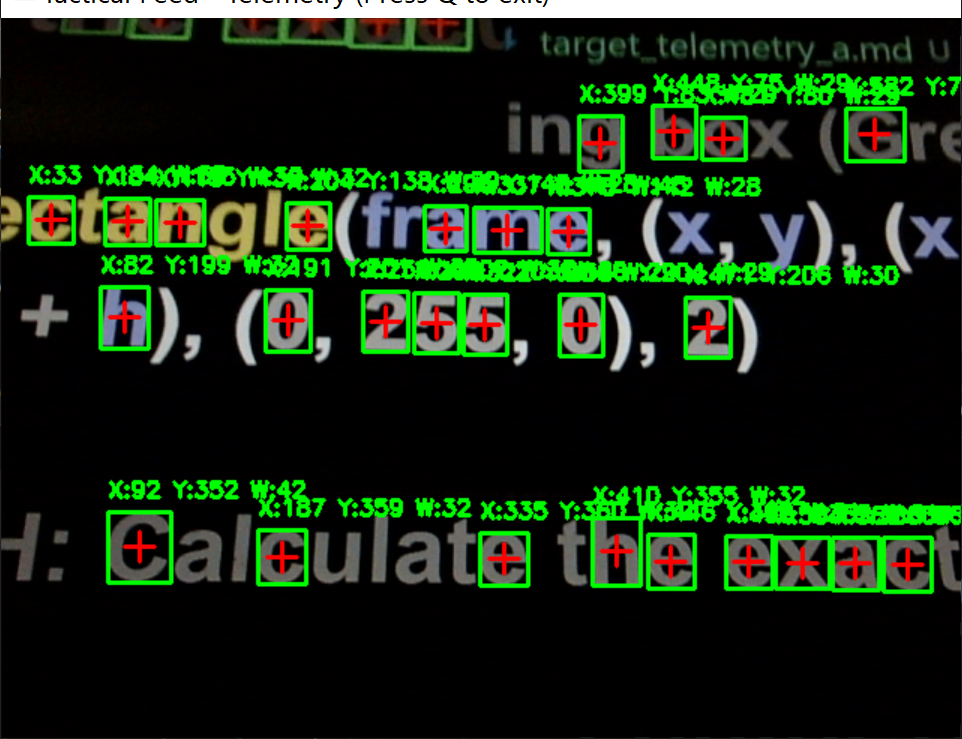
#> input picture src/tutorials/001_beginner/006_target_telemetry/001.webp, 962 x 739 px, given in place of the camera
$ python target_telemetry.py
#> lines starting #> are read from the running program, lines starting #| are printed output that depends on the picture; after the words box and inside, x2 and y2 are one past the last pixel; in counts of white or black regions, pixels touching at a corner belong together
# target_telemetry.py

import cv2
import time

print("Bypassing Windows Media Foundation, Using DirectShow")

cap = cv2.VideoCapture(0, cv2.CAP_DSHOW)
time.sleep(1)

print("Checking sensor connection...")
if not cap.isOpened():
    print("WARNING: Index 0 failed. Attempting Camera Index 1...")
    cap = cv2.VideoCapture(1, cv2.CAP_DSHOW)

if not cap.isOpened():
    print("Could not connect to camera.")
    exit()

print("Shutter open! Engaging Target Telemetry Extraction...")
print("Press the 'q' key or ESC inside the video window to shut down safely.")

while True:
    ret, frame = cap.read()
#> frame is the input picture: shape (739, 962, 3); mean B, G, R 18.8, 42.8, 22.9
    if not ret or frame is None:
        time.sleep(0.1)
        continue

    gray = cv2.cvtColor(frame, cv2.COLOR_BGR2GRAY)
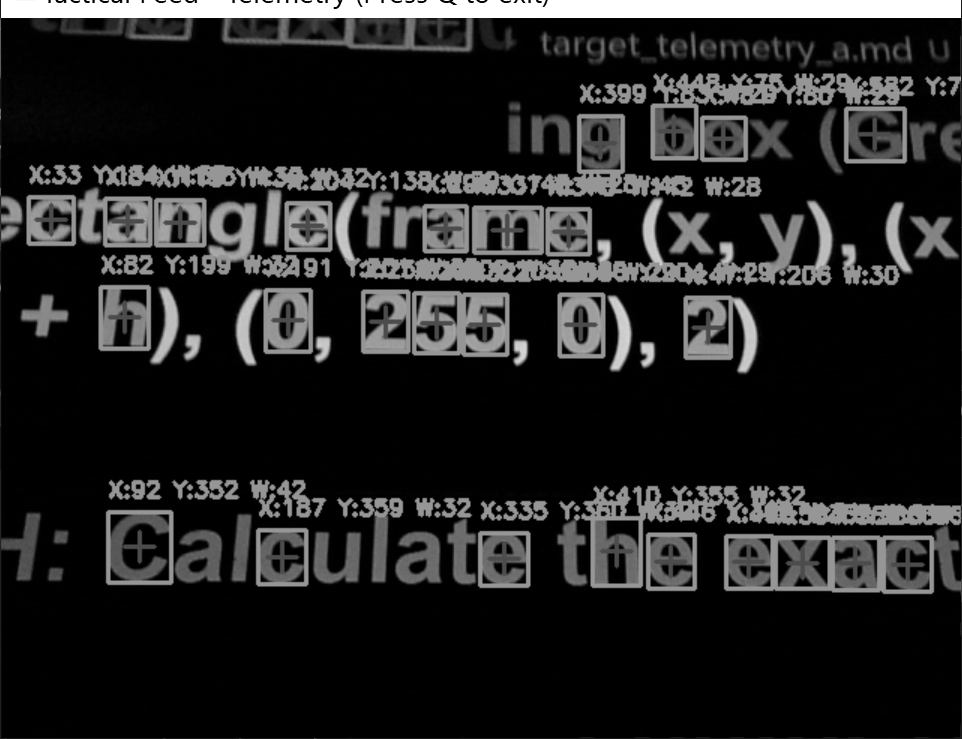
#> gray: shape (739, 962); min 0, max 255, mean 34.1
    edges = cv2.Canny(gray, 50, 150)
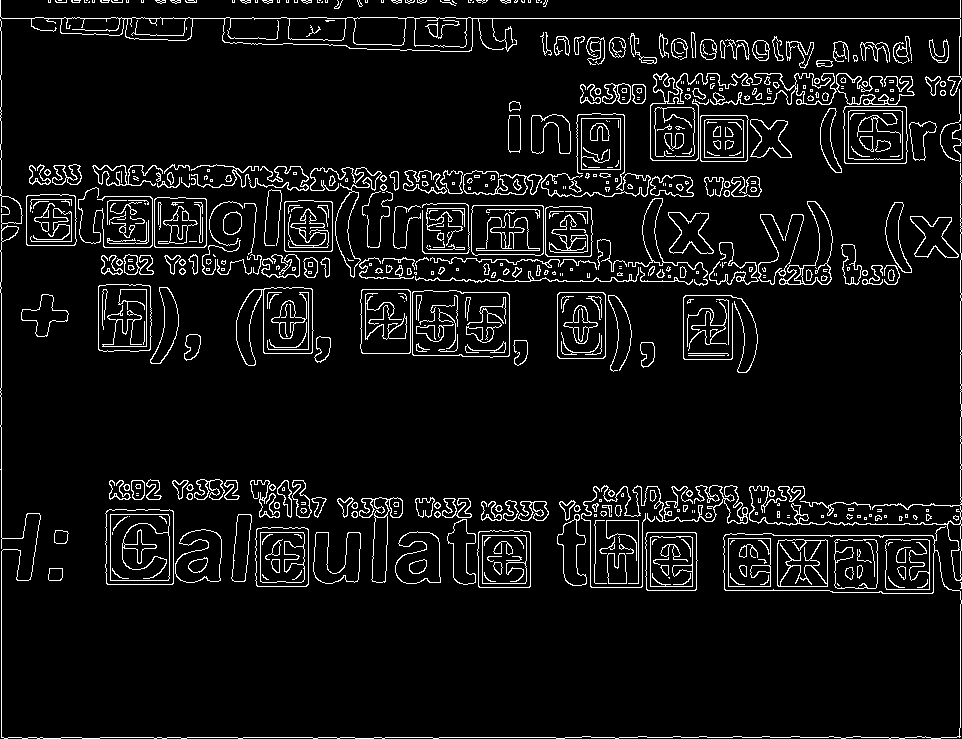
#> edges: shape (739, 962); 6.6% white in thin lines or dots
    contours, _ = cv2.findContours(edges, cv2.RETR_EXTERNAL, cv2.CHAIN_APPROX_SIMPLE)
#> contours = 405 contours, 222 with area under 20; largest, box (x1, y1, x2, y2) and area: (0, 19, 962, 739) 12464, (0, 0, 961, 75) 9662, (412, 290, 510, 358) 6222, (105, 509, 174, 585) 5003, (236, 287, 314, 366) 4162

    for contour in contours:
        area = cv2.contourArea(contour)

        # Only track significant objects
        if area > 500:
            # Get the extreme boundaries
            x, y, w, h = cv2.boundingRect(contour)

            # Draw the bounding box (Green)
            cv2.rectangle(frame, (x, y), (x + w, y + h), (0, 255, 0), 2)

            # MATH: Calculate the exact center of the target
            # Center X = left edge + half the width
            # Center Y = top edge + half the height
            center_x = x + (w // 2)
            center_y = y + (h // 2)

            # Draw a tactical red crosshair directly on the center of mass
            cv2.drawMarker(frame, (center_x, center_y), (0, 0, 255), cv2.MARKER_CROSS, 20, 2)

            # Format the telemetry data into a text string
            telemetry = f"X:{center_x} Y:{center_y} W:{w}"

            # Print the coordinates directly onto the video feed just above the box
            cv2.putText(frame, telemetry, (x, y - 10), cv2.FONT_HERSHEY_SIMPLEX, 0.5, (0, 255, 0), 2)
#> this loop made 405 passes
#> (area, x, y, w, h, center_x, center_y, telemetry) on passes 7, 8, 9, 10, 12, 13, 16, 33, 34, 47, 69, 80: (2909, 645, 532, 53, 59, 671, 561, 'X:671 Y:561 W:53'), (1481, 313, 532, 48, 52, 337, 558, 'X:337 Y:558 W:48'), (1747.5, 395, 531, 46, 53, 418, 557, 'X:418 Y:557 W:46'), (2931, 477, 530, 54, 58, 504, 559, 'X:504 Y:559 W:54'), (1795, 175, 529, 47, 54, 198, 556, 'X:198 Y:556 W:47'), (3055.5, 255, 527, 54, 60, 282, 557, 'X:282 Y:557 W:54'), (1031, 447, 519, 29, 66, 461, 552, 'X:461 Y:552 W:29'), (1072, 557, 514, 30, 72, 572, 550, 'X:572 Y:550 W:30'), (916.5, 231, 514, 21, 68, 241, 548, 'X:241 Y:548 W:21'), (5003, 105, 509, 69, 76, 139, 547, 'X:139 Y:547 W:69'), (1461, 359, 497, 44, 86, 381, 540, 'X:381 Y:540 W:44'), (713.5, 601, 485, 147, 39, 674, 504, 'X:674 Y:504 W:147')
#> area on passes 2, 3, 5, 11, 23, 37: 159, 484, 25.5, 158.5, 20.5, 21
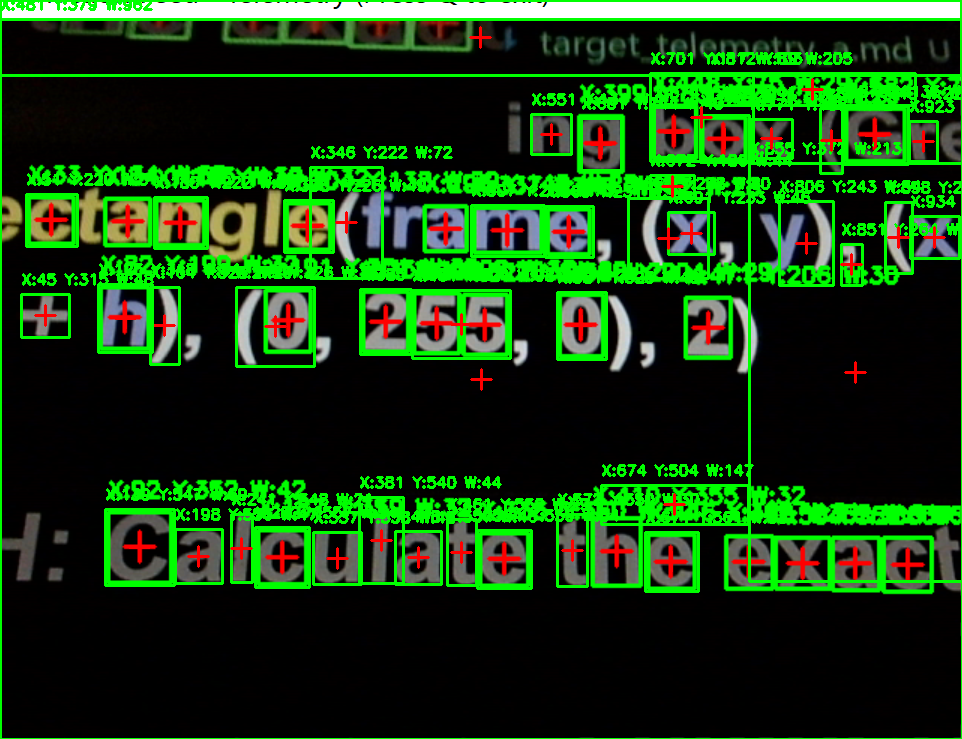
#> frame: shape (739, 962, 3); 9.33% of pixels changed, all inside (x1, y1, x2, y2) = (0, 0, 962, 739)

    cv2.imshow("Tactical Feed - Telemetry (Press Q to exit)", frame)

    key = cv2.waitKey(1) & 0xFF
#> (key q is pressed here)
    if key == ord('q') or key == 27:
        break

print("Releasing hardware sensor and closing windows...")
cap.release()
cv2.destroyAllWindows()
print("Clean shutdown complete.")

####

# Dedicated to God the Father
# All Rights Reserved Christopher Andrew Topalian Copyright 2026-present
# https://github.com/ChristopherAndrewTopalian
# https://github.com/ChristopherTopalian
# https://sites.google.com/view/CollegeOfScripting

$ run again, on src/tutorials/001_beginner/006_target_telemetry/003.webp
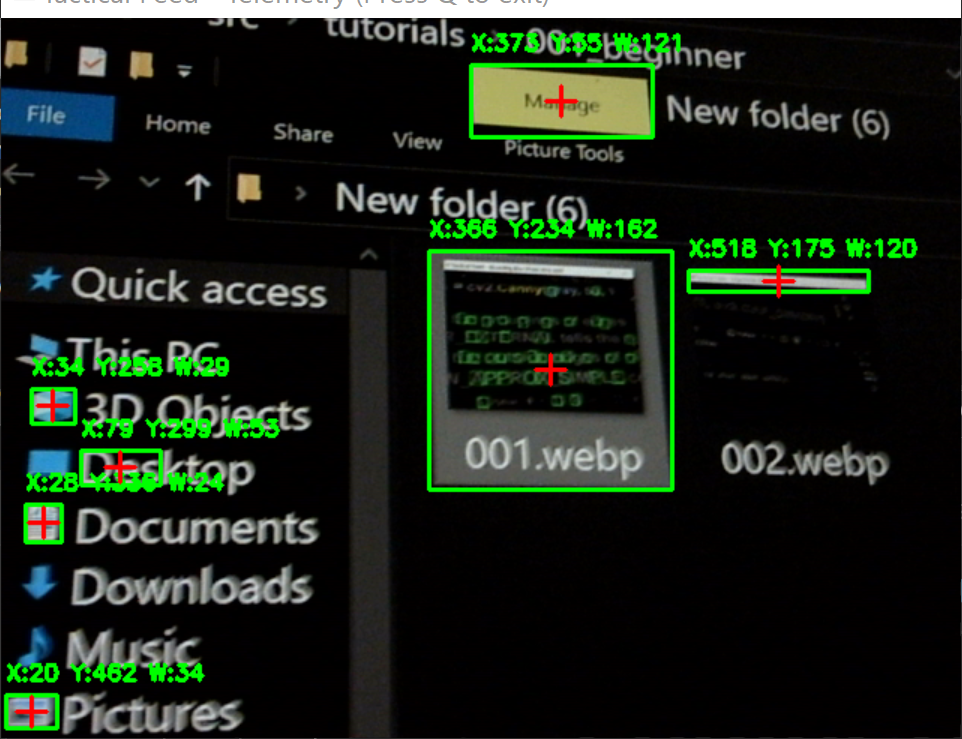
#> input picture src/tutorials/001_beginner/006_target_telemetry/003.webp, 962 x 739 px, given in place of the camera
#> frame is the input picture: shape (739, 962, 3); mean B, G, R 25.1, 35.6, 26.6
#> `edges = cv2.Canny(gray, 50, 150)`:
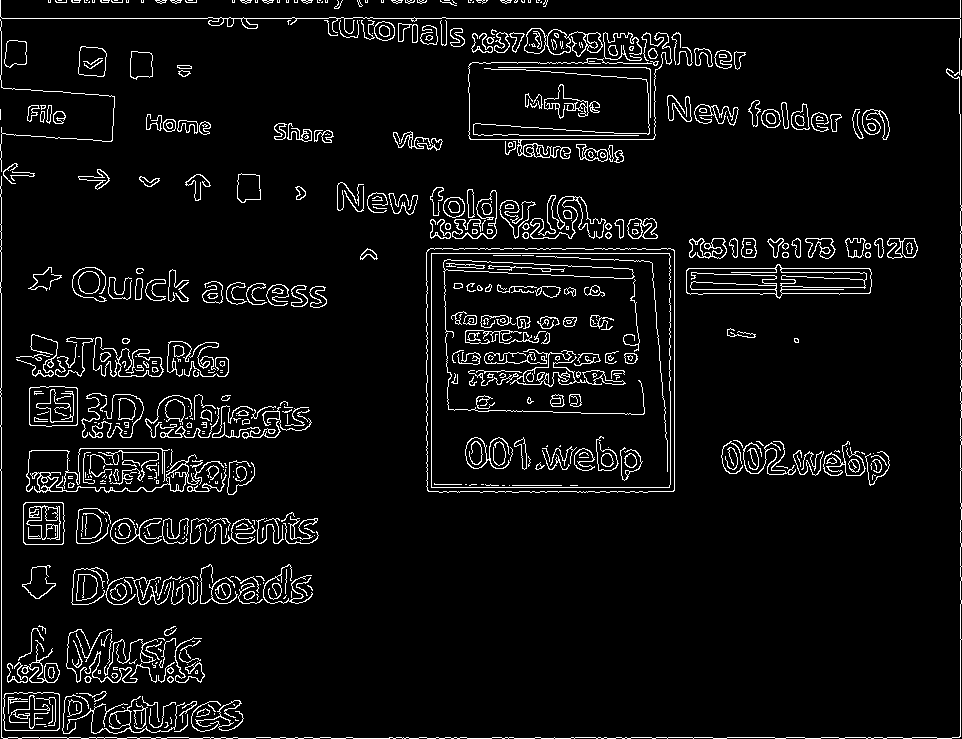
#> edges: shape (739, 962); 5.8% white in thin lines or dots
#> contours = 491 contours, 344 with area under 20; largest, box (x1, y1, x2, y2) and area: (426, 248, 675, 493) 60132, (686, 264, 872, 299) 4658, (3, 692, 60, 731) 2068, (29, 386, 78, 427) 1850, (23, 502, 65, 545) 1681
#> the loop `for contour in contours:` made 491 passes
#> (area, x, y, w, h, center_x, center_y, telemetry) on passes 26, 142, 207, 265, 288, 310, 313: (2068.5, 3, 692, 57, 39, 31, 711, 'X:31 Y:711 W:57'), (1681, 23, 502, 42, 43, 44, 523, 'X:44 Y:523 W:42'), (740.5, 30, 449, 170, 44, 115, 471, 'X:115 Y:471 W:170'), (1850, 29, 386, 49, 41, 53, 406, 'X:53 Y:406 W:49'), (619, 93, 337, 71, 40, 128, 357, 'X:128 Y:357 W:71'), (4658, 686, 264, 186, 35, 779, 281, 'X:779 Y:281 W:186'), (60132, 426, 248, 249, 245, 550, 370, 'X:550 Y:370 W:249')
#> after the loop `for contour in contours:`:
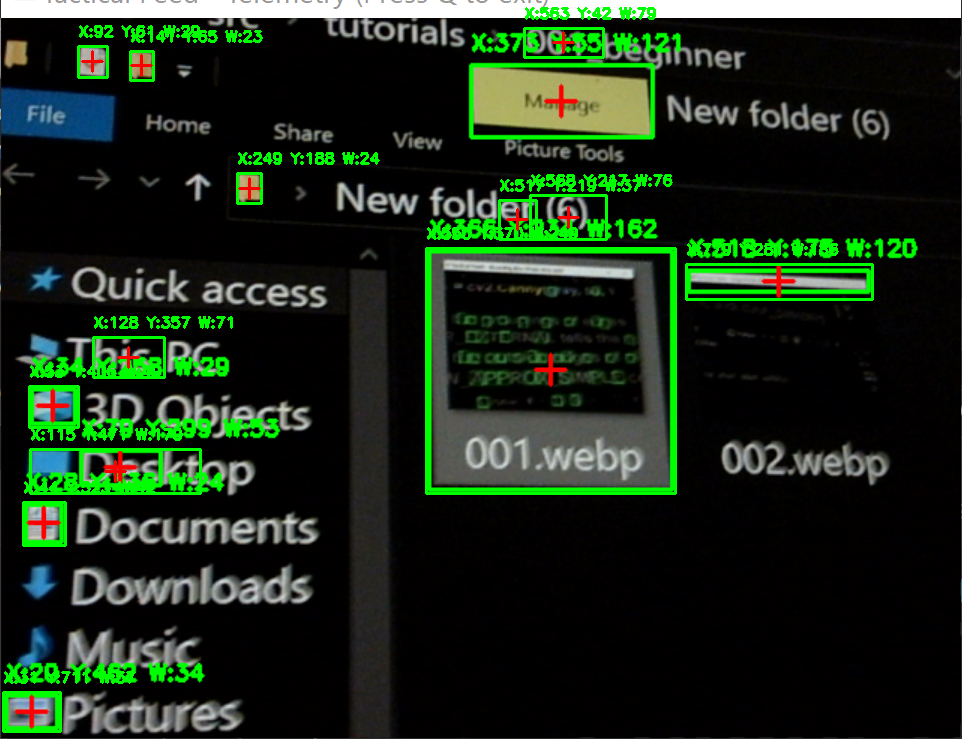
#> frame: shape (739, 962, 3); 2.9% of pixels changed, all inside (x1, y1, x2, y2) = (2, 7, 874, 733)
